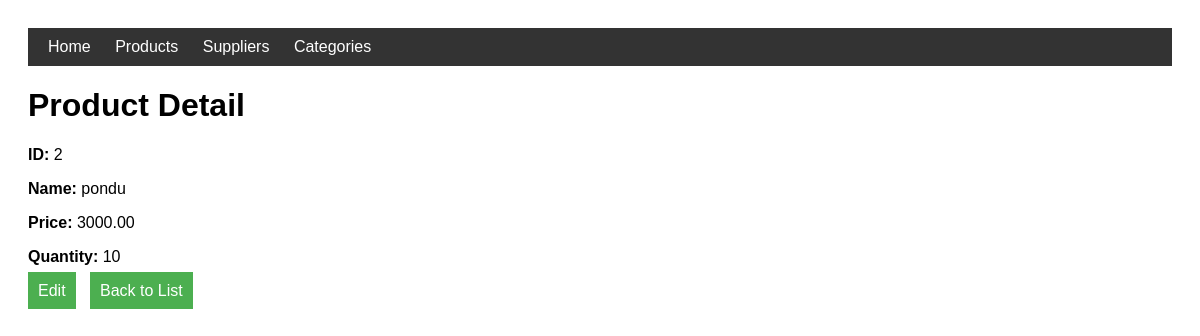
The page /inventory/products/2/ on the database its author committed.
### inventory/models.py (models this page shows, shortened)
class Product(models.Model):
    name = models.CharField(max_length=100)
    category = models.ForeignKey(Category, on_delete=models.CASCADE)
    description = models.TextField(blank=True, null=True)
    price = models.DecimalField(max_digits=10, decimal_places=2)
    quantity = models.PositiveIntegerField()

### inventory/views.py (the view)
# urls.py: path('products/<int:pk>/', product_detail, name='product-detail'),
def product_detail(request, pk):
    product = get_object_or_404(Product, pk=pk)
    return render(request, 'product_detail.html', {'product': product})

### inventory/templates/product_detail.html (shortened to what this page needs)
{% extends 'base.html' %}
{% block content %}
<h1>Product Detail</h1>
<p><strong>ID:</strong> {{ product.id }}</p>
<p><strong>Name:</strong> {{ product.name }}</p>
<p><strong>Price:</strong> {{ product.price }}</p>
<p><strong>Quantity:</strong> {{ product.quantity }}</p>
<a href="{% url 'product-update' product.id %}" class="btn">Edit</a>
<a href="{% url 'product-list' %}" class="btn">Back to List</a>
{% endblock %}

### inventory/templates/base.html (style rules this page uses)
body { font-family: Arial, sans-serif; padding: 20px; }
.btn { background-color: #4CAF50; color: white; padding: 10px; text-decoration: none; margin-right: 10px; }

### rows shown on the page
Product: id "2", name "pondu", price "3000.00", quantity "10"
